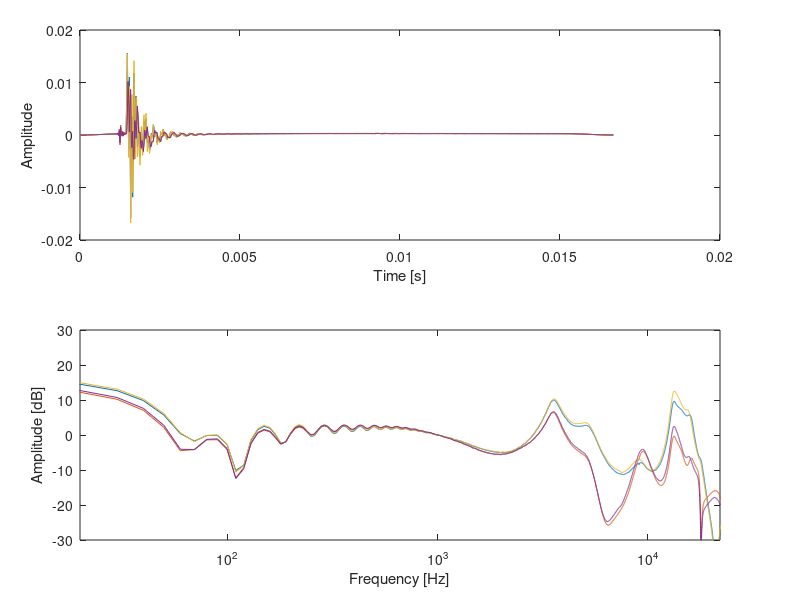

Source code (MATLAB):
close all 
clear all
clc



load ER_10C_inCoupler_ImpulseResponse

h_ = h(2000:2800,:);
t = 0:1/fs:length(h_)/fs -1/fs;

winL=0.003; % 40ms length
tt=0:1/fs:winL-1/fs;
win=hanning(length(tt));
Window=[win(1:length(win)/2); ones(length(t)-length(win),1); ...
win((length(win)/2)+1:end)];
            
y = h_.*repmat(Window,1,4);




nfft = 4800;

Y = 20*log10(abs(fft(y,nfft)));
Y(:,1) = Y(:,1)-Y(101,1);
Y(:,2) = Y(:,2)-Y(101,2);
Y(:,3) = Y(:,3)-Y(101,3);
Y(:,4) = Y(:,4)-Y(101,4);
F = 0:fs/nfft:fs-fs/nfft;




fig = figure(1);

ax1 = axes('Parent',fig,'position',[0.1 0.6 0.8 0.35],'box','on');
ax2 = axes('Parent',fig,'position',[0.1 0.1 0.8 0.35],'box','on');
plot(ax1,t,y)
plot(ax2,F(1:round(end/2)),Y(1:round(end/2),:));

xlabel(ax1, 'Time [s]');
ylabel(ax1, 'Amplitude');
set(ax2,'xscale','log','xlim',[20 22000],'ylim',[-30 30])

xlabel(ax2, 'Frequency [Hz]');
ylabel(ax2, 'Amplitude [dB]');


